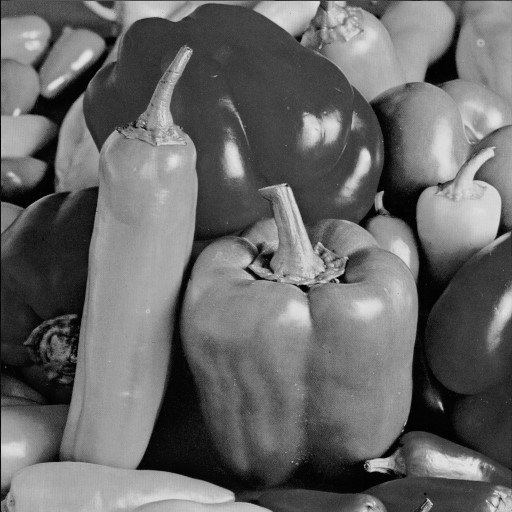
#> input picture H1/Q1/Q1_b/pepper.jpg, 512 x 512 px
$ python Q1_b.py
#> lines starting #> are read from the running program, lines starting #| are printed output that depends on the picture
import cv2
img0 = cv2.imread("pepper.jpg")
#> img0 is the input picture: shape (512, 512, 3); min 0, max 230, mean 104.2
img1 = cv2.imread("pepper.jpg")
# [7 lines of commented-out code are left out]
q=50
print(img1[256][0][0])
#| 14
print(img1[100][100][1])
#| 46
for i in range(0,512):
    for j in range(0,512):
        if(180>=img1[i][j][0] and img1[i][j][0]>=120):
            img1[i][j][0]=q
            img1[i][j][1]=q
            img1[i][j][2]=q
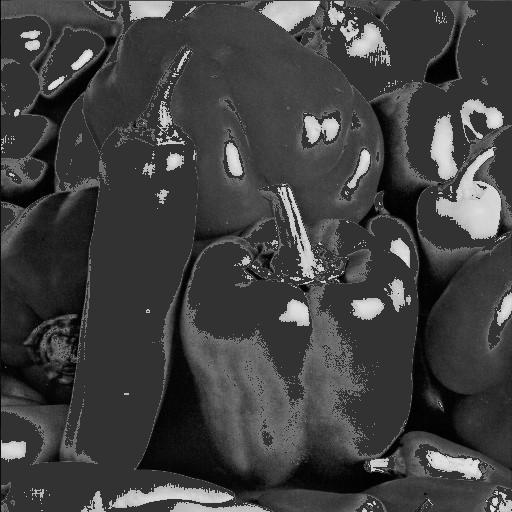
#> img1: shape (512, 512, 3); min 0, max 230, mean 64.9
cv2.imwrite('to50.jpg',img1)
cv2.imshow('original' , img0)
cv2.imshow('50' , img1)

cv2.waitKey()
